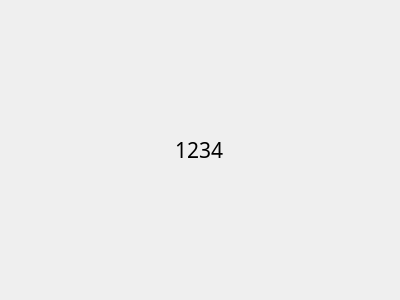
<?xml version="1.0" encoding="UTF-8"?>
<ui version="4.0">
 <class>subject</class>
 <widget class="QWidget" name="subject">
  <property name="geometry">
   <rect>
    <x>0</x>
    <y>0</y>
    <width>400</width>
    <height>300</height>
   </rect>
  </property>
  <property name="windowTitle">
   <string>Form</string>
  </property>
  <layout class="QVBoxLayout" name="verticalLayout">
   <property name="leftMargin">
    <number>9</number>
   </property>
   <item>
    <widget class="QLabel" name="counter">
     <property name="enabled">
      <bool>true</bool>
     </property>
     <property name="sizePolicy">
      <sizepolicy hsizetype="Preferred" vsizetype="Preferred">
       <horstretch>0</horstretch>
       <verstretch>0</verstretch>
      </sizepolicy>
     </property>
     <property name="font">
      <font>
       <family>Arial Black</family>
       <pointsize>16</pointsize>
       <weight>50</weight>
       <italic>false</italic>
       <bold>false</bold>
      </font>
     </property>
     <property name="layoutDirection">
      <enum>Qt::LeftToRight</enum>
     </property>
     <property name="styleSheet">
      <string notr="true"/>
     </property>
     <property name="text">
      <string>1234</string>
     </property>
     <property name="alignment">
      <set>Qt::AlignCenter</set>
     </property>
    </widget>
   </item>
  </layout>
 </widget>
 <resources/>
 <connections/>
</ui>
